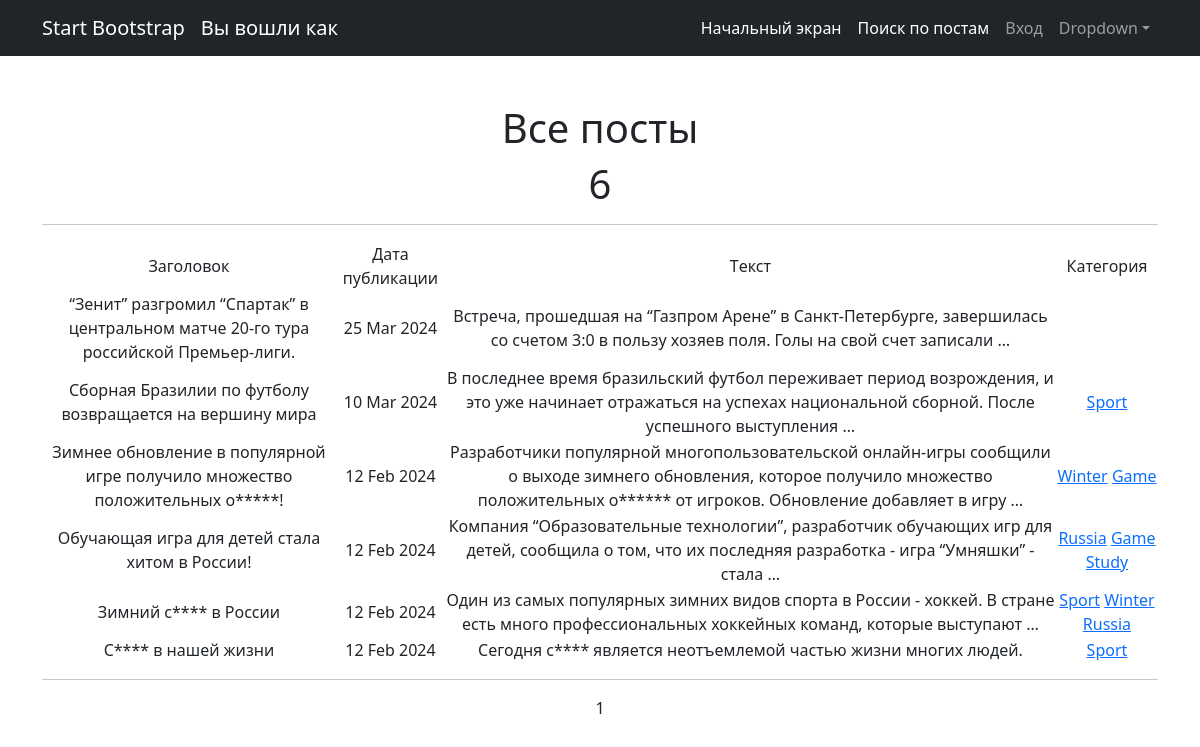
/posts/, run on an earlier commit of the app's database.
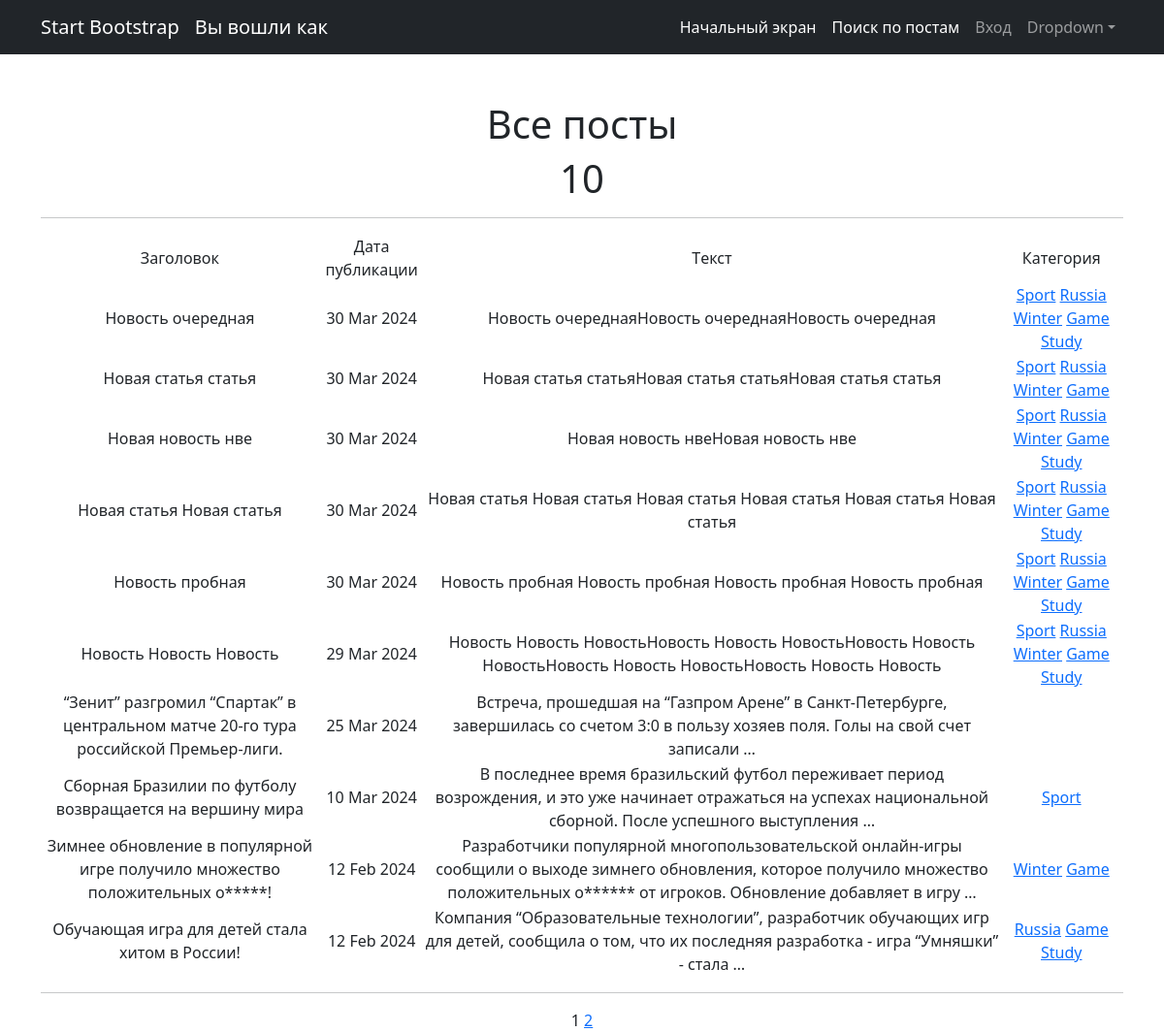
And on a later commit of the database.
### news/models.py (models this page shows, shortened)
class Post(models.Model):
    news = "N"
    article = "A"
    POSITIONS = [(news, "Новость"), (article, "Статья")]
    author = models.ForeignKey(Author, on_delete= models.CASCADE)
    choice_field = models.CharField(max_length= 1, choices=POSITIONS, default=article)
    data_in = models.DateTimeField(auto_now_add=True)
    category = models.ManyToManyField(Category, through="PostCategory")
    title = models.CharField(max_length=255)
    text = models.CharField(max_length=3000)
    rating = models.IntegerField(default=0)

class Category(models.Model):
    category = models.TextField(unique=True)
    subscriber = models.ManyToManyField(User, blank= True, null=True, related_name="categories")
    def __str__(self):
        return f'{self.category.title()}'

### news/views.py (the view)
# urls.py: path('', PostsList.as_view(), name= 'Posts_list'),
class PostsList(ListView):
    model = Post
    ordering = '-data_in'
    template_name = 'posts.html'
    context_object_name = 'posts'
    paginate_by = 10
    def get_context_data(self, **kwargs):
        context = super().get_context_data(**kwargs)
        context['is_not_authors'] = not self.request.user.groups.filter(name = 'authors').exists()
        return context

### templates/posts.html (shortened to what this page needs)
{% extends 'flatpages/default.html' %}
{% load censor_filters %}
{% block content %}
    <h1>Все посты</h1>
    <h1>{{ posts|length }}</h1>
    <hr>
    {% if posts %}
        <table>
            <tr>
                <td>Заголовок</td>
                <td>Дата публикации</td>
                <td>Тeкст</td>
                <td>Категория</td>
            </tr>
            {% for post in posts %}
            <tr>
                <td>{{ post.title|censeroid }}</td>
                <td>{{ post.data_in|date:'d M Y' }}</td>
                <td>{{ post.text|truncatewords:20|censeroid}}</td>
                <td>{% for category in post.category.all %}
                    <a href="{% url 'Category_list' category.id %}">{{ category }}</a>
                    {% endfor %}
                </td>
            </tr>
            {% endfor %}
        </table>
    {% else %}
        <h2>Постов и новостей нет!</h2>
    {% endif %}
    <hr>
    {{ page_obj.number }}
    {% if page_obj.has_next %}
        <a href="?page={{ page_obj.next_page_number }}">{{ page_obj.next_page_number }}</a>
    {% endif %}
{% endblock content %}

What changed in the data, as far as the page shows it:
no longer on this page (row unchanged): Post: title|censeroid "Зимний с**** в России", data_in "12 Feb 2024", text|censeroid "Один из самых популярных зимних видов спорта в России - хоккей. В стране есть много профессиональных хоккейных команд, которые выступают …", Category (category "Sport"), Category (category "Winter"), Category (category "Russia")
no longer on this page (row unchanged): Post: title|censeroid "С**** в нашей жизни", data_in "12 Feb 2024", text|censeroid "Сегодня с**** является неотъемлемой частью жизни многих людей.", Category (category "Sport")
added Post: title|censeroid "Новость очередная", data_in "30 Mar 2024", text|censeroid "Новость очереднаяНовость очереднаяНовость очередная", Category (category "Sport"), Category (category "Russia"), Category (category "Winter"), Category (category "Game"), Category (category "Study")
added Post: title|censeroid "Новая статья статья", data_in "30 Mar 2024", text|censeroid "Новая статья статьяНовая статья статьяНовая статья статья", Category (category "Sport"), Category (category "Russia"), Category (category "Winter"), Category (category "Game")
added Post: title|censeroid "Новая новость нве", data_in "30 Mar 2024", text|censeroid "Новая новость нвеНовая новость нве", Category (category "Sport"), Category (category "Russia"), Category (category "Winter"), Category (category "Game"), Category (category "Study")
added Post: title|censeroid "Новая статья Новая статья", data_in "30 Mar 2024", text|censeroid "Новая статья Новая статья Новая статья Новая статья Новая статья Новая статья", Category (category "Sport"), Category (category "Russia"), Category (category "Winter"), Category (category "Game"), Category (category "Study")
added Post: title|censeroid "Новость пробная", data_in "30 Mar 2024", text|censeroid "Новость пробная Новость пробная Новость пробная Новость пробная", Category (category "Sport"), Category (category "Russia"), Category (category "Winter"), Category (category "Game"), Category (category "Study")
added Post: title|censeroid "Новость Новость Новость", data_in "29 Mar 2024", text|censeroid "Новость Новость НовостьНовость Новость НовостьНовость Новость НовостьНовость Новость НовостьНовость Новость Новость", Category (category "Sport"), Category (category "Russia"), Category (category "Winter"), Category (category "Game"), Category (category "Study")
Also different on the page:
{{ posts|length }}: "6" → "10"
{{ page_obj.next_page_number }}: (not shown) → "2"
